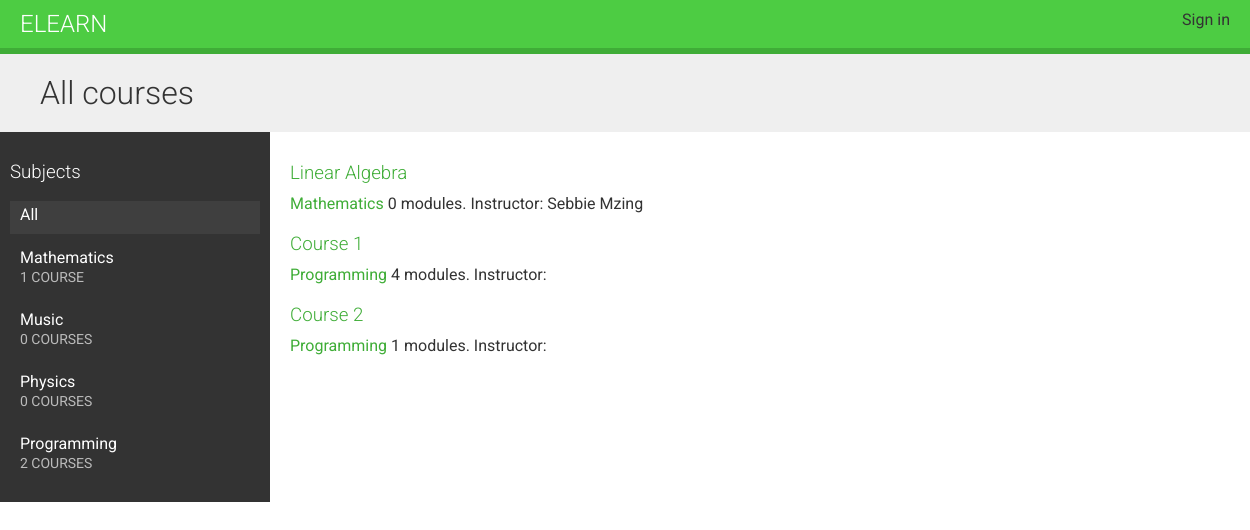
The app's page /, older data.
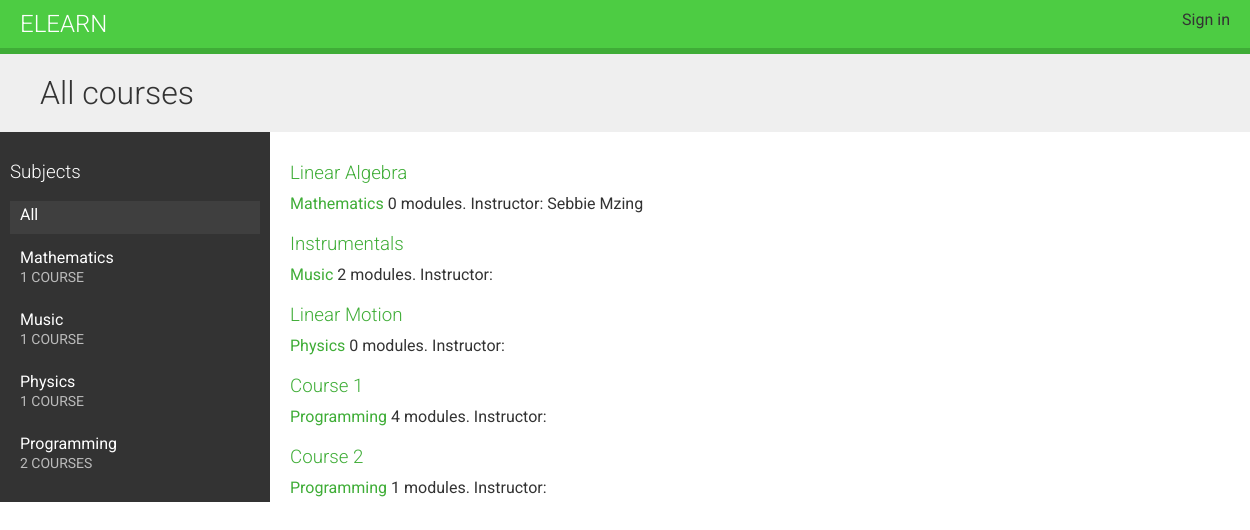
The same page, newer data.
### courses/models.py (models this page shows, shortened)
class Subject(models.Model):
    title = models.CharField(max_length = 200)
    slug = models.SlugField(max_length = 200, unique = True)
    class Meta:
        ordering = ['title']
    def __str__(self):
        return self.title

class Course(models.Model):
    owner = models.ForeignKey(
        User,
        related_name = 'courses_created',
        on_delete = models.CASCADE
    )
    subject = models.ForeignKey(
        Subject,
        related_name = 'courses',
        on_delete = models.CASCADE
    )
    title = models.CharField(max_length = 200)
    slug = models.CharField(max_length = 200, unique = True)
    overview = models.TextField()
    created = models.DateTimeField(auto_now_add = True)
    class Meta:
        ordering = ['created']

### courses/views.py (the view)
# urls.py: path('', CourseListView.as_view(), name = 'course_list')
class CourseListView(TemplateResponseMixin, View):
    model = Course
    template_name = 'courses/course/list.html'
    def get(self, request, subject = None):
        subjects = Subject.objects.annotate(
            total_courses =Count('courses')
        )
        courses = Course.objects.annotate(
            total_modules =Count('modules')
        )
        if subject:
            subject = get_object_or_404(subject = subject)
            courses = courses.filter(subject = subject)
        return self.render_to_response(
            {
                'subjects': subjects,
                'subject': subject,
                'courses': courses,
            }
        )

### courses/templates/courses/course/list.html (shortened to what this page needs)
{% extends 'base.html' %}
{% block content %}
    <h1>
        {% if subect %}
            {{ subject.title }} courses
            {% else %}
            All courses
        {% endif %}
    </h1>
            <div class="contents">
                <h3>Subjects</h3>
                <ul id="modules">
                    <li
                    {% if not subject %} class="selected"
                    {% endif %}>
                        <a href="{% url 'course_list' %}">All</a>
                    </li>
                    {% for s in subjects %}
                        <li
                        >
                        <a href="{% url 'course_list_subject' s.slug %}">
                            {{ s.title }}
                            <br>
                            <span>
                                {{ s.total_courses }} course{{ s.total_courses|pluralize }}
                            </span>
                        </a>
                    </li>
                    {% endfor %}
                </ul>
            </div>
            <div class="module">
                {% for course in courses %}
                    {% with subject=course.subject %}
                        <h3>
                            <a href="{% url 'course_detail' course.slug %}">
                                {{ course.title }}
                            </a>
                        </h3>
                        <p>
                            <a href="{% url 'course_list_subject' subject.slug %}">
                                {{ subject }}
                            </a>
                            {{ course.total_modules }} modules.
                            Instructor: {{ course.owner.get_full_name }}
                        </p>
                    {% endwith %}
                {% endfor %}
            </div>
{% endblock content %}

### courses/templates/base.html (shortened to what this page needs)
{% load static %}
<!DOCTYPE html>
<html lang="en">
<head>
        <link href="{% static 'css/base.css' %}" rel="stylesheet">
</head>
<body>
    <div id="header">
        <a href="/" class="logo">Elearn</a>
        <ul class="menu">
            {% if request.user.is_authenticated %}
            <li>
                <form action="{% url 'logout' %}" method="post">
                    <button type="submit">Sign out</button>
                </form>
            </li>
                {% else %}
                <form action="{% url 'login' %}" method="post">Sign in</form>
            {% endif %}
        </ul>
    </div>
    <div class="content">
        {% block content %}
        {% endblock content %}
    </div>
</body>
</html>

### courses/static/css/base.css (style rules this page uses)
body { margin:0; font-family:'Roboto', sans-serif; font-weight:400; color:#333; }
a { color:#3fad37; text-decoration:none; }
ul { float:left; }
h1, h2, h3, h4, h5, h6 { font-family:'Roboto', sans-serif; font-weight:300; }
h1 { background:#efefef; width:100%; overflow:auto; padding:20px 0 20px 40px; margin:0; }
.module { padding:10px 20px; float:left; width:600px; }
.module h3 { margin:20px 0 0; padding:0; width:100%; }
.module p { margin:10px 0 20px; width:100%; float:left; }
#header { background:#4dcc43; overflow:auto; padding:10px 20px; border-bottom:6px solid #3fad37; }
#header .logo { text-decoration:none; font-family:'Roboto', sans-serif; font-weight:300; text-transform:uppercase; font-size:24px; color:#fff; float:left; }
#header a { color:#fff; }
#header .menu { list-style:none; float:right; margin:0; padding:0; }
.contents { width:20%; padding:10px; float:left; background:#333; color: #fff; font-family:'Roboto', sans-serif; }
.contents ul { list-style:none; margin:0; padding:0; width:100%; }
.contents ul li { margin:0 0 10px 0; padding:4px 10px 10px; overflow:auto; cursor:move; }
.contents ul li.selected { background:#3f3f3f; }
.contents ul span { text-transform:uppercase; color:#bbb; font-size:14px; }
.contents ul a { display:block; color:#fff; text-decoration:none; }

Row changes from the older to the newer data that the page shows:
computed for Subject "Music": total_courses "0" → "1"
computed for Subject "Physics": total_courses "0" → "1"
added Course: title "Instrumentals", subject "Music", total_modules "2"
added Course: title "Linear Motion", subject "Physics", total_modules "0"
